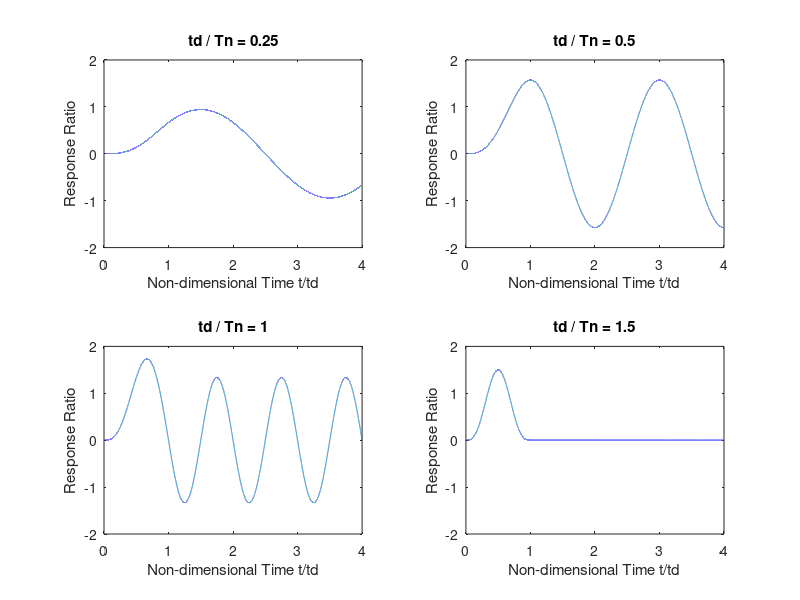

This chart was generated by the following MATLAB code:
% 消除前一次作業
clc; clear; close all;

t1 = 0 : 0.0001 : 1;
t2 = 1.0001 : 0.0001 : 4;

TnRatio = [0.25 0.5 1 1.5]; % td / Tn
WnRatio = TnRatio * 2 * pi; % td * Wn

figureTimes = length(TnRatio);

maxResponse = zeros(1, figureTimes);
maxTime = zeros(1, figureTimes);
minResponse = zeros(1, figureTimes);
minTime = zeros(1, figureTimes);

figure;

for index = 1 : figureTimes
  R = WnRatio(index);

  if index ~= 2
    R1 = R * (R * sin(pi * t1) - pi * sin(R * t1)) / (R ^ 2 - pi ^ 2);
    R2 = R * pi .* (sin(R .* (t2 - 1)) + sin(R .* t2)) ./ (pi ^ 2 - R ^ 2);
  else
    R1 = 0.5 .* (sin(R .* t1) - R .* t1 .* cos(R .* t1));
    R2 = -pi / 2 .* cos(R .* t2);
  end

  Time = [t1 t2];
  ResponseRatio = [R1 R2];

  subplot(2, 2, index);
  plot(Time, ResponseRatio);
  title(['td / Tn = ', num2str(TnRatio(index))]);
  axis([0 4 -2 2])
  xlabel('Non-dimensional Time t/td');
  ylabel('Response Ratio');

  [maxResponse(index), maxPosition] = max(ResponseRatio);
  maxTime(index) = Time(maxPosition);
  [minResponse(index), minPosition] = min(ResponseRatio);
  minTime(index) = Time(minPosition);

end

[maxResponse; maxTime]
% max
% 0.9428    1.5708    1.7321    1.5000
% 1.5000    1.0000    0.6667    0.5000

[minResponse; minTime]
% min
% -0.9428   -1.5708   -1.3333   -0.0000
% 3.5000    2.0000    1.2500    3.6614

